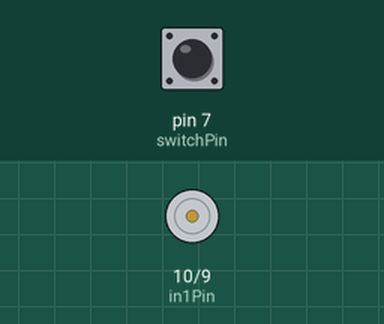
Recording of a sketch running on a simulated Arduino Uno, built with avr-gcc and run on an emulated ATmega328P. Shown: motor-driver pin pairs drawn as motors (green arrow = first pin HIGH = forward, orange = second pin HIGH = backward, longer = more drive, scaled by the enable pin). The inputs (shaded band) are chosen by the test bench; at power-on: pin 7 (switchPin) HIGH.

Above: at 2.8 s.
2.9 s: pin 7 (switchPin) pulled LOW for 1.2 s
At 3.4 s:
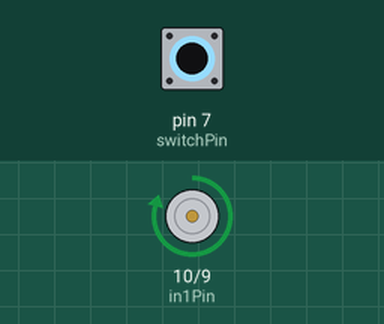
6.4 s: pin 7 (switchPin) pulled LOW for 3.2 s
At 10.4 s:
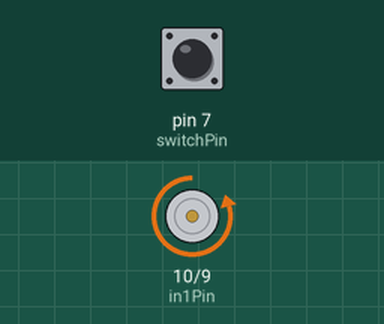
Timing chart, 0 to 17.1 s (numbered marks = the images above; inputs shaded):
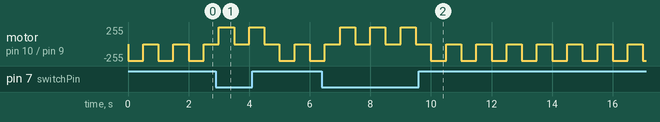

The sketch:

arduino-scotch-mount-motor.ino
```cpp
/*     -----------------------------------------------------------
 *     |  Arduino Scotch Mount Motor Drive                       |
 *     |  by: Kevin M. Kingsbury                                 |
 *     |  http://www.kevinkingsbury.com                          |
 *     -----------------------------------------------------------
 *
 *  Instructable:
 *
 */
//L293D motor driver chip. L293D IC
int enablePin = 11;
int in1Pin = 10;
int in2Pin = 9;
int torque = 250; /* 0 to 255, for simple motors this is speed.
For the motor I'm using this is more like a torque; low values stop, high stronger. */

//Reverse Direction Button: Tactile push switch
int switchPin = 7;

// Timing Delays to get the right rotation/min.
int onTime = 500;  //the number of milliseconds for the motor to turn on for
int offTime = 500; //the number of milliseconds for the motor to turn off for


void setup()
{
  pinMode(in1Pin, OUTPUT);
  pinMode(in2Pin, OUTPUT);
  pinMode(enablePin, OUTPUT);
  pinMode(switchPin, INPUT_PULLUP);
}


void loop()                     // run over and over again
{
 motorOnAndOff();
}

void runMotor(int speed, boolean reverse)
{
  analogWrite(enablePin, speed);
  digitalWrite(in1Pin, ! reverse);
  digitalWrite(in2Pin, reverse);
}
void stopMotor()
{
  digitalWrite(in1Pin, 0);
  digitalWrite(in2Pin, 0);
}


void motorOnAndOff(){
  boolean reverse = digitalRead(switchPin);
  runMotor(torque, reverse);
  delay(onTime);                // waits for onTime milliseconds
  stopMotor();
  delay(offTime);               // waits for offTime milliseconds
}
```
